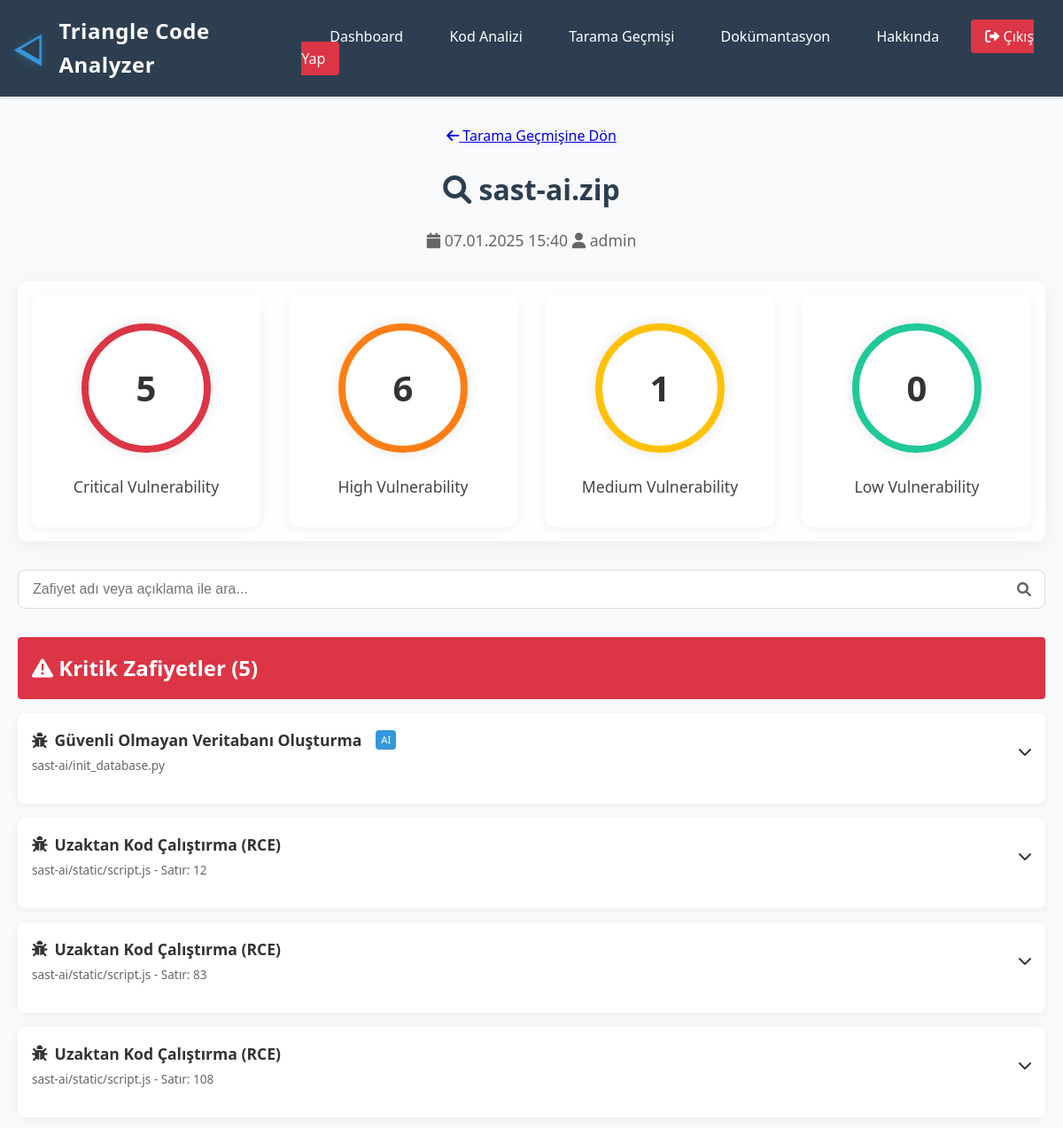
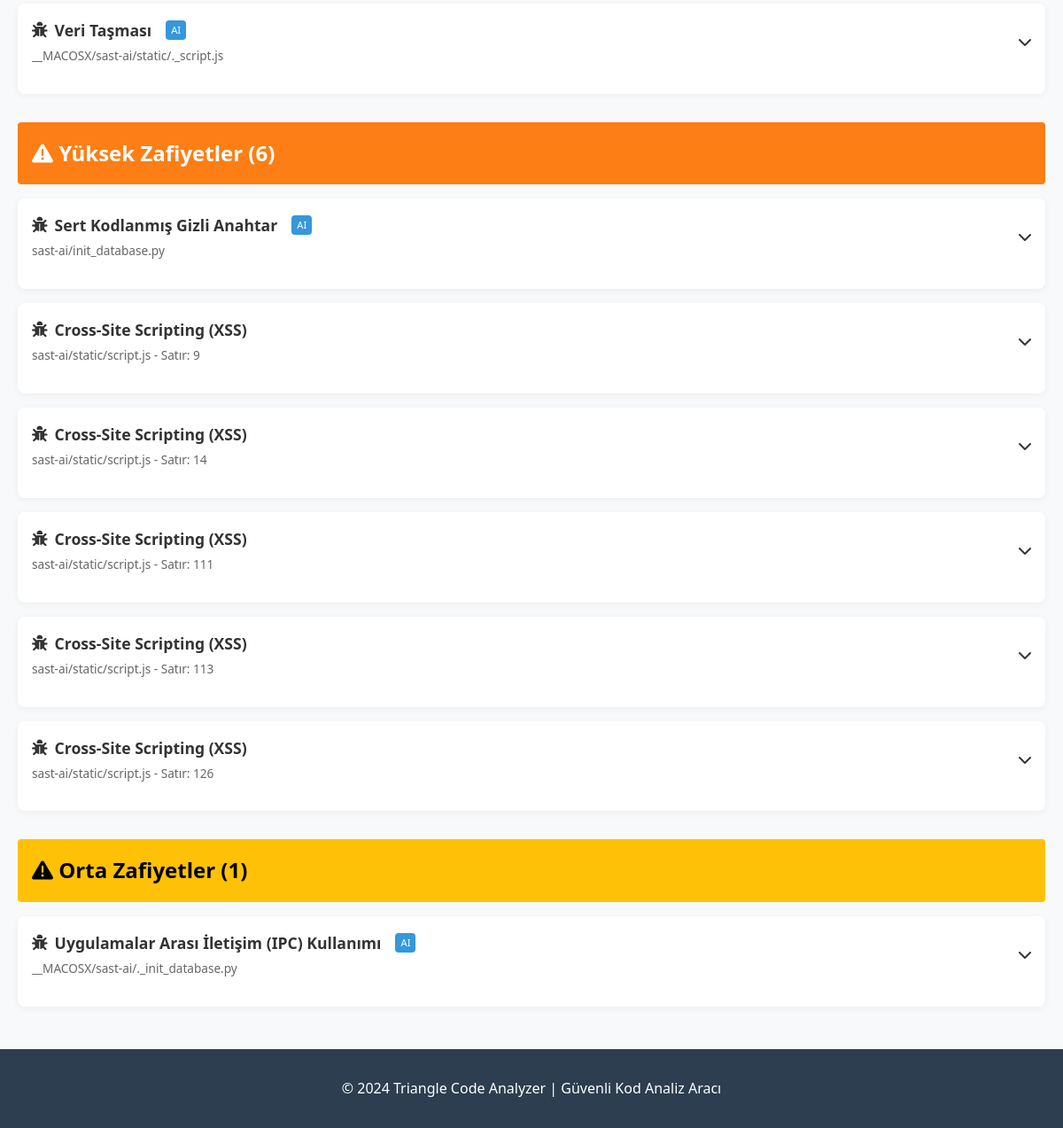
/scan/1 (signed in), run on the app's committed database (2 pictures, top to bottom).
### tables this page shows
CREATE TABLE scans (
            id INTEGER PRIMARY KEY AUTOINCREMENT,
            user_id INTEGER NOT NULL,
            scan_date TIMESTAMP DEFAULT CURRENT_TIMESTAMP,
            file_name TEXT NOT NULL,
            total_files INTEGER NOT NULL,
            critical_count INTEGER DEFAULT 0,
            high_count INTEGER DEFAULT 0,
            medium_count INTEGER DEFAULT 0,
            low_count INTEGER DEFAULT 0,
            FOREIGN KEY (user_id) REFERENCES users(id)
        );

CREATE TABLE users (
            id INTEGER PRIMARY KEY AUTOINCREMENT,
            username TEXT UNIQUE NOT NULL,
            password TEXT NOT NULL,
            role TEXT NOT NULL,
            created_at TIMESTAMP DEFAULT CURRENT_TIMESTAMP
        );

CREATE TABLE vulnerabilities (
            id INTEGER PRIMARY KEY AUTOINCREMENT,
            scan_id INTEGER NOT NULL,
            name TEXT NOT NULL,
            description TEXT NOT NULL,
            solution TEXT NOT NULL,
            severity TEXT NOT NULL,
            file_name TEXT NOT NULL,
            line_number INTEGER,
            line_content TEXT,
            source TEXT NOT NULL,
            code_context TEXT,
            FOREIGN KEY (scan_id) REFERENCES scans(id)
        );

### app.py (the view)
@app.route('/scan/<int:scan_id>')
@login_required
def scan_detail(scan_id):
    db = get_db()
    try:
        scan = db.execute('''
            SELECT s.*, u.username, datetime(s.scan_date) as scan_date
            FROM scans s
            JOIN users u ON s.user_id = u.id
            WHERE s.id = ? AND u.username = ?
        ''', (scan_id, session['user'])).fetchone()
        if not scan:
            return redirect(url_for('scan_history'))
        scan = dict(scan)
        scan['scan_date'] = datetime.strptime(scan['scan_date'], '%Y-%m-%d %H:%M:%S')
        vulnerabilities = db.execute('''
            SELECT * FROM vulnerabilities
            WHERE scan_id = ?
            ORDER BY
                CASE severity
                    WHEN 'CRITICAL' THEN 1
                    WHEN 'HIGH' THEN 2
                    WHEN 'MEDIUM' THEN 3
                    WHEN 'LOW' THEN 4
                END
        ''', (scan_id,)).fetchall()
        vulnerabilities = [dict(vuln) for vuln in vulnerabilities]
        for vuln in vulnerabilities:
            if vuln.get('code_context'):
                vuln['code_context'] = json.loads(vuln['code_context'])
        return render_template('scan_detail.html', scan=scan, vulnerabilities=vulnerabilities)
    except Exception as e:
        print("Hata:", str(e))
        return redirect(url_for('scan_history'))

### app.py (called while the page is built)
def login_required(f):
    @wraps(f)
    def decorated_function(*args, **kwargs):
        if 'user' not in session:
            return redirect(url_for('login'))
        return f(*args, **kwargs)
    return decorated_function

def get_db():
    db = getattr(g, '_database', None)
    if db is None:
        db = g._database = sqlite3.connect(DATABASE)
        db.row_factory = sqlite3.Row
    return db

@app.before_request
def before_request():
    if not session.get('user'):
        if request.endpoint and request.endpoint != 'login' and \
           not request.endpoint.startswith('static'):
            return redirect(url_for('login'))

### templates/scan_detail.html (shortened to what this page needs)
{% extends 'base.html' %}
{% block content %}
<div class="container">
    <div class="scan-detail-section">
        <div class="section-header">
            <a href="{{ url_for('scan_history') }}" class="back-link">
                <i class="fas fa-arrow-left"></i> Tarama Geçmişine Dön
            </a>
            <h1>
                <i class="fas fa-search"></i>
                {{ scan.file_name }}
            </h1>
            <p class="scan-meta">
                <span><i class="fas fa-calendar"></i> {{ scan.scan_date.strftime('%d.%m.%Y %H:%M') }}</span>
                <span><i class="fas fa-user"></i> {{ scan.username }}</span>
            </p>
        </div>
        <div class="stats-overview">
            <div class="stat-card critical">
                <div class="stat-circle">
                    <span class="stat-number">{{ scan.critical_count }}</span>
                </div>
                <h3>Critical Vulnerability</h3>
            </div>
            <div class="stat-card high">
                <div class="stat-circle">
                    <span class="stat-number">{{ scan.high_count }}</span>
                </div>
                <h3>High Vulnerability</h3>
            </div>
            <div class="stat-card medium">
                <div class="stat-circle">
                    <span class="stat-number">{{ scan.medium_count }}</span>
                </div>
                <h3>Medium Vulnerability</h3>
            </div>
            <div class="stat-card low">
                <div class="stat-circle">
                    <span class="stat-number">{{ scan.low_count }}</span>
                </div>
                <h3>Low Vulnerability</h3>
            </div>
        </div>
        <div class="search-bar">
            <input type="text" id="searchInput" placeholder="Zafiyet adı veya açıklama ile ara...">
            <i class="fas fa-search"></i>
        </div>
        <div class="vulnerabilities-list">
            {% for severity in ['CRITICAL', 'HIGH', 'MEDIUM', 'LOW'] %}
                {% set severity_vulns = vulnerabilities|selectattr('severity', 'equalto', severity)|list %}
                {% if severity_vulns %}
                    <div class="severity-group">
                        <h2 class="severity-title {{ severity|lower }}">
                            <i class="fas fa-exclamation-triangle"></i>
                            {{ {'CRITICAL': 'Kritik', 'HIGH': 'Yüksek', 'MEDIUM': 'Orta', 'LOW': 'Düşük'}[severity] }}
                            Zafiyetler ({{ severity_vulns|length }})
                        </h2>
                        {% for vuln in severity_vulns %}
                        <div class="vulnerability-item" data-search="{{ vuln.name }} {{ vuln.description }}">
                            <div class="vuln-header" onclick="toggleVuln(this)">
                                <div class="vuln-title">
                                    <h3>
                                        <i class="fas fa-bug"></i>
                                        {{ vuln.name }}
                                        {% if vuln.source == 'ai_analysis' %}
                                        <span class="source-badge ai">AI</span>
                                        {% endif %}
                                    </h3>
                                    <span class="file-info">{{ vuln.file_name }}{% if vuln.line_number %} - Satır: {{ vuln.line_number }}{% endif %}</span>
                                </div>
                                <i class="fas fa-chevron-down"></i>
                            </div>
                        </div>
                        {% endfor %}
                    </div>
                {% endif %}
            {% endfor %}
        </div>
    </div>
</div>
{% endblock %}

### static/style.css (style rules this page uses)
:root { --primary-color: #2c3e50; --secondary-color: #3498db; --success-color: #2ecc71; --warning-color: #f1c40f; --danger-color: #e74c3c; --light-bg: #f8f9fa; --dark-bg: #2c3e50; --text-color: #333; --light-text: #fff; --accent-color: #e74c3c; --triangle-color: #3498db; --triangle-shadow: rgba(52, 152, 219, 0.3); }
body { font-family: 'Segoe UI', Tahoma, Geneva, Verdana, sans-serif; line-height: 1.6; margin: 0; padding: 0; background-color: var(--light-bg); color: var(--text-color); }
.container { max-width: 1200px; margin: 2rem auto; padding: 0 20px; }
.section-header { text-align: center; margin-bottom: 2rem; }
.section-header h1 { color: var(--primary-color); margin-bottom: 0.5rem; }
.section-header p { color: #666; font-size: 1.1rem; }
.vuln-header { display: flex; justify-content: space-between; align-items: center; margin-bottom: 1rem; }
.source-badge { font-size: 0.7rem; padding: 2px 6px; border-radius: 4px; margin-left: 8px; font-weight: normal; }
.source-badge.ai { background-color: #3498db; color: white; }
.search-bar { position: relative; margin: 2rem 0; max-width: 100%; display: flex; align-items: center; }
.search-bar input { width: 100%; padding: 0.75rem 2.5rem 0.75rem 1rem; border: 1px solid #ddd; border-radius: 8px; font-size: 1rem; background-color: white; transition: border-color 0.3s, box-shadow 0.3s; }
.search-bar i { position: absolute; right: 1rem; color: #666; }
.severity-group { margin-bottom: 2rem; }
.severity-title { padding: 1rem; border-radius: 4px; color: white; margin-bottom: 1rem; }
.severity-title.critical { background-color: #dc3545; }
.severity-title.high { background-color: #fd7e14; }
.severity-title.medium { background-color: #ffc107; color: #000; }
.vulnerability-item { margin-bottom: 1rem; background: white; border-radius: 8px; box-shadow: 0 2px 8px rgba(0,0,0,0.05); overflow: hidden; }
.vuln-header { padding: 1rem; display: flex; justify-content: space-between; align-items: center; cursor: pointer; background: white; transition: background-color 0.2s; }
.vuln-title { flex: 1; }
.vuln-title h3 { margin: 0; display: flex; align-items: center; gap: 0.5rem; font-size: 1.1rem; }
.file-info { font-size: 0.85rem; color: #666; margin-top: 0.25rem; display: block; }
.fa-chevron-down { transition: transform 0.3s; }
.stats-overview { display: flex; justify-content: space-around; gap: 2rem; margin: 2rem 0; padding: 1rem; background: rgba(255, 255, 255, 0.8); border-radius: 12px; box-shadow: 0 4px 20px rgba(0,0,0,0.05); }
.stat-card { text-align: center; padding: 2rem; border-radius: 12px; background: white; box-shadow: 0 2px 15px rgba(0,0,0,0.05); flex: 1; transition: transform 0.2s; }
.stat-circle { width: 130px; height: 130px; border-radius: 50%; display: flex; align-items: center; justify-content: center; margin: 0 auto 1.5rem; border: 8px solid; box-shadow: 0 0 15px rgba(0,0,0,0.1); transition: all 0.3s; }
.stat-card.critical .stat-circle { border-color: #dc3545; }
.stat-card.high .stat-circle { border-color: #fd7e14; }
.stat-card.medium .stat-circle { border-color: #ffc107; }
.stat-card.low .stat-circle { border-color: #20c997; }
.stat-number { font-size: 2.5rem; font-weight: bold; font-family: 'Segoe UI', sans-serif; }
.stat-card h3 { margin: 0; color: #444; font-size: 1.1rem; font-weight: 500; }

### data on the page
scans: file_name "sast-ai.zip", critical_count "5", high_count "6", medium_count "1", low_count "0"
users: username "admin"
vulnerabilities: severity "CRITICAL" (drawn), name "Güvenli Olmayan Veritabanı Oluşturma", source "AI", file_name "sast-ai/init_database.py"
vulnerabilities: name "Uzaktan Kod Çalıştırma (RCE)", file_name "sast-ai/static/script.js", line_number "12"
vulnerabilities: name "Uzaktan Kod Çalıştırma (RCE)", file_name "sast-ai/static/script.js", line_number "83"
vulnerabilities: name "Uzaktan Kod Çalıştırma (RCE)", file_name "sast-ai/static/script.js", line_number "108"
vulnerabilities: name "Veri Taşması", source "AI", file_name "__MACOSX/sast-ai/static/._script.js"
vulnerabilities: name "Sert Kodlanmış Gizli Anahtar", source "AI", file_name "sast-ai/init_database.py"
vulnerabilities: name "Cross-Site Scripting (XSS)", file_name "sast-ai/static/script.js", line_number "9"
vulnerabilities: name "Cross-Site Scripting (XSS)", file_name "sast-ai/static/script.js", line_number "14"
vulnerabilities: name "Cross-Site Scripting (XSS)", file_name "sast-ai/static/script.js", line_number "111"
vulnerabilities: name "Cross-Site Scripting (XSS)", file_name "sast-ai/static/script.js", line_number "113"
vulnerabilities: name "Cross-Site Scripting (XSS)", file_name "sast-ai/static/script.js", line_number "126"
vulnerabilities: name "Uygulamalar Arası İletişim (IPC) Kullanımı", source "AI", file_name "__MACOSX/sast-ai/._init_database.py"

### other printed values
{{ scan.scan_date.strftime('%d.%m.%Y %H:%M') }} "07.01.2025 15:40"
{{ severity_vulns|length }} "5" "6" "1"
